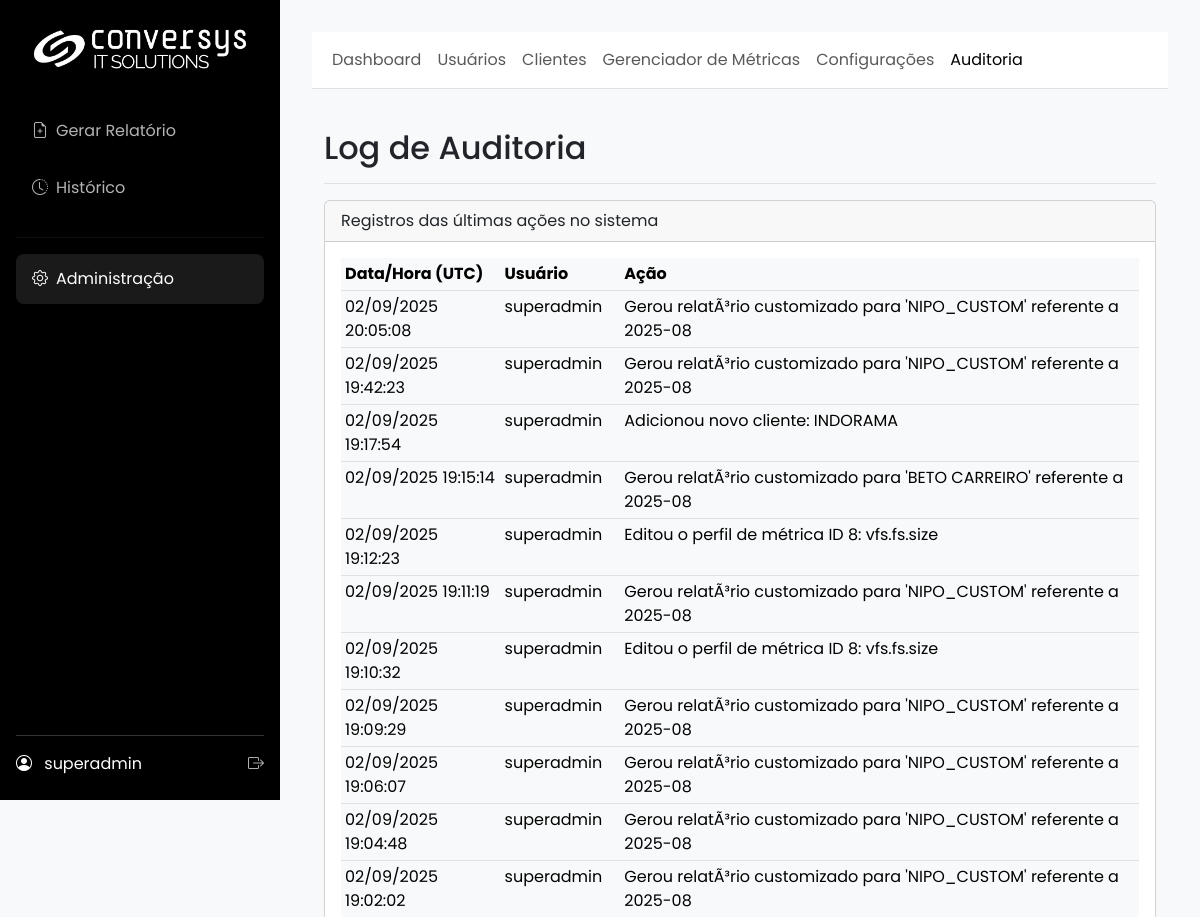
/admin/audit (signed in, upper part), run on an earlier commit of the app's database.
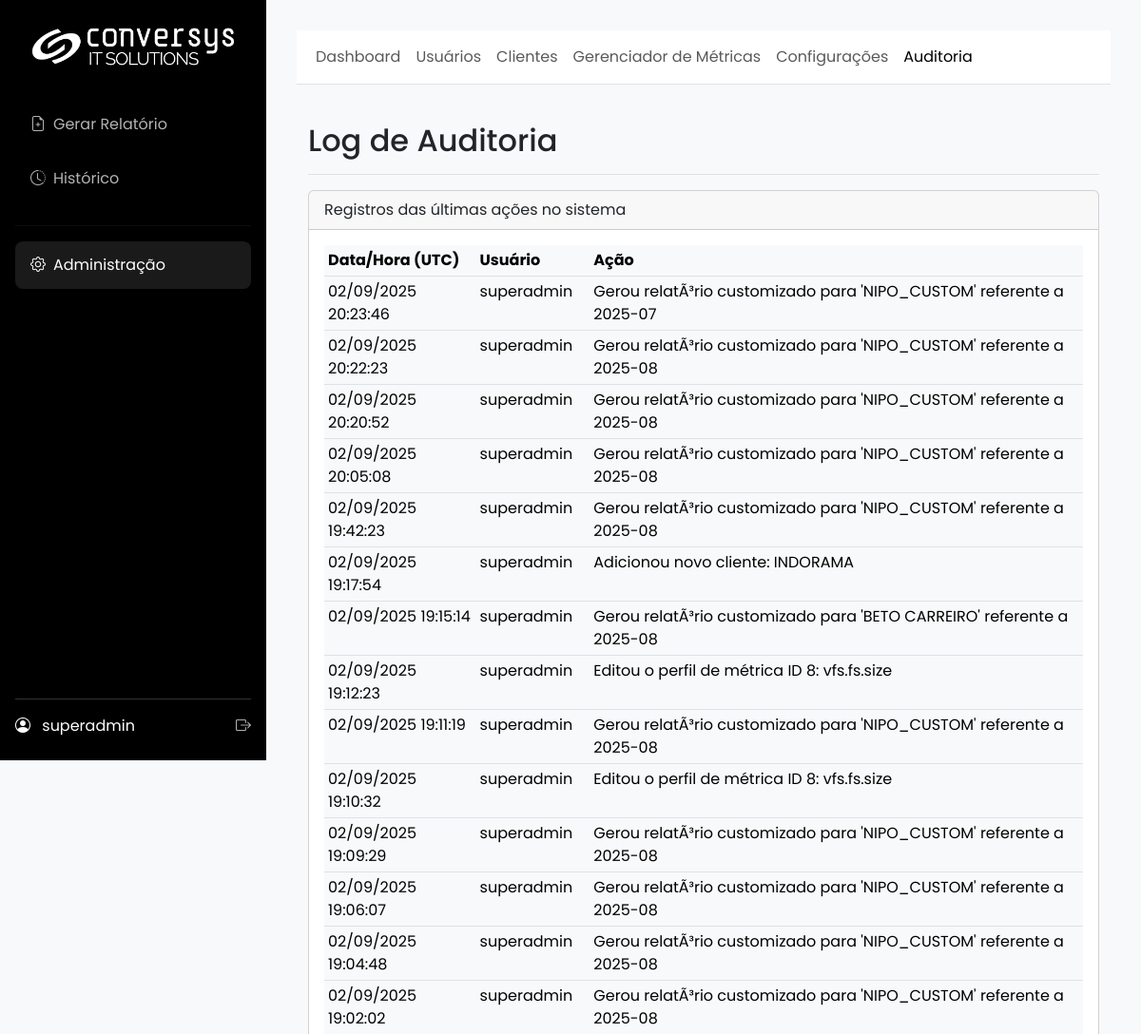
And on a later commit of the database.
### app/models.py (models this page shows)
class AuditLog(db.Model):
    id = db.Column(db.Integer, primary_key=True)
    user_id = db.Column(db.Integer, db.ForeignKey('user.id'), nullable=True)
    username = db.Column(db.String(64), nullable=False)
    action = db.Column(db.String(255), nullable=False)
    timestamp = db.Column(db.DateTime, default=dt.datetime.utcnow)
    user = db.relationship('User', backref='audit_logs')

### app/admin/routes.py (the view)
@admin.route('/audit')
@admin_required
def audit_log():
    _ensure_request_id()
    logs = AuditLog.query.order_by(AuditLog.timestamp.desc()).limit(200).all()
    _log_debug("Audit log listado", count=len(logs))
    return render_template('admin/audit_log.html', title="Log de Auditoria", logs=logs)

### app/__init__.py (called while the page is built)
@login_manager.user_loader
def load_user(user_id):
    from .models import User
    return db.session.get(User, int(user_id))

def _ensure_request_id():
    rid = getattr(g, "request_id", None)
    if not rid:
        rid = uuid.uuid4().hex
        g.request_id = rid
    return rid

### app/admin/routes.py (called while the page is built)
def _ensure_request_id():
    if not getattr(g, "request_id", None):
        g.request_id = uuid.uuid4().hex
    return g.request_id

def _log_debug(msg, **extra):
    rid = _ensure_request_id()
    payload = {"rid": rid, **extra}
    try:
        current_app.logger.debug(f"{msg} | {payload}")
    except Exception:
        print(f"DEBUG {msg} | {payload}")

### app/main/routes.py (called while the page is built, shortened)
@main.before_app_request
def before_request_func():
    cfg = SystemConfig.query.first()
    g.sys_config = cfg

### app/models.py (called while the page is built)
    def has_role(self, role_name):
        return self.role.name == role_name

### app/templates/admin/audit_log.html (shortened to what this page needs)
{% extends 'admin/base.html' %}
{% block admin_content %}
<div class="container-fluid">
    <div class="d-flex justify-content-between flex-wrap flex-md-nowrap align-items-center pt-3 pb-2 mb-3 border-bottom">
        <h1 class="h2">Log de Auditoria</h1>
    </div>
    <div class="card">
        <div class="card-header">
            Registros das últimas ações no sistema
        </div>
        <div class="card-body">
            <div class="table-responsive">
                <table class="table table-sm table-hover">
                    <thead>
                        <tr>
                            <th style="width: 20%;">Data/Hora (UTC)</th>
                            <th style="width: 15%;">Usuário</th>
                            <th>Ação</th>
                        </tr>
                    </thead>
                    <tbody>
                        {% for log in logs %}
                        <tr>
                            <td>{{ log.timestamp.strftime('%d/%m/%Y %H:%M:%S') }}</td>
                            <td>{{ log.username }}</td>
                            <td>{{ log.action }}</td>
                        </tr>
                        {% else %}
                        <tr>
                            <td colspan="3" class="text-center text-muted p-4">Nenhum registro de auditoria encontrado.</td>
                        </tr>
                        {% endfor %}
                    </tbody>
                </table>
            </div>
        </div>
    </div>
</div>
{% endblock %}

What changed in the data, as far as the page shows it:
added AuditLog: timestamp "02/09/2025 20:23:46", username "superadmin", action "Gerou relatÃ³rio customizado para 'NIPO_CUSTOM' referente a 2025-07"
added AuditLog: timestamp "02/09/2025 20:22:23", username "superadmin", action "Gerou relatÃ³rio customizado para 'NIPO_CUSTOM' referente a 2025-08"
added AuditLog: timestamp "02/09/2025 20:20:52", username "superadmin", action "Gerou relatÃ³rio customizado para 'NIPO_CUSTOM' referente a 2025-08"
